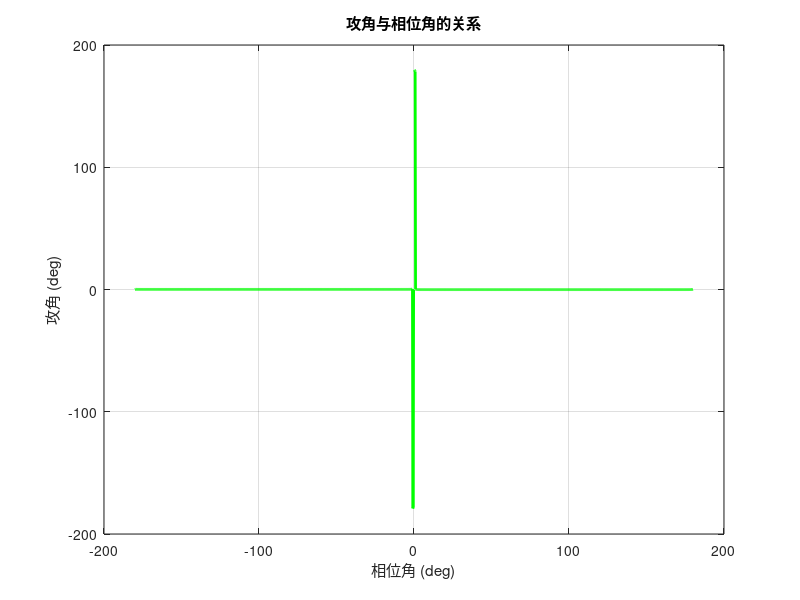
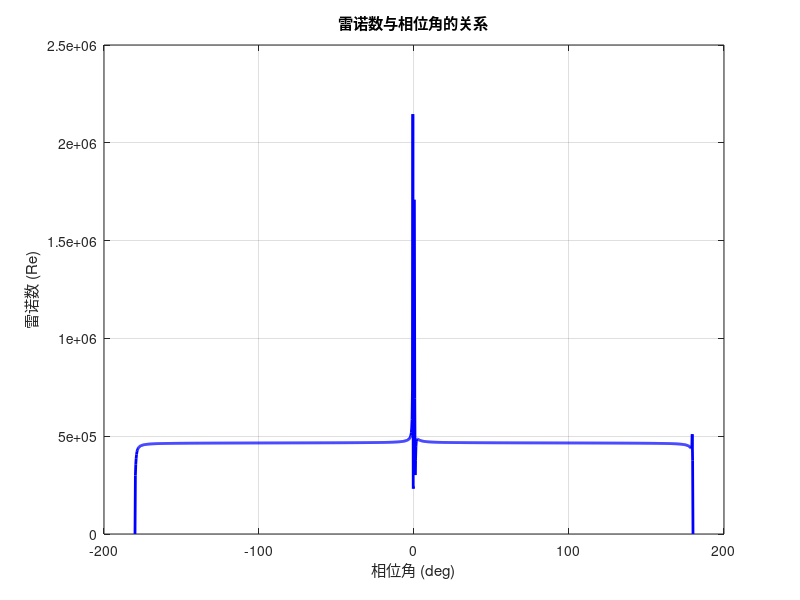
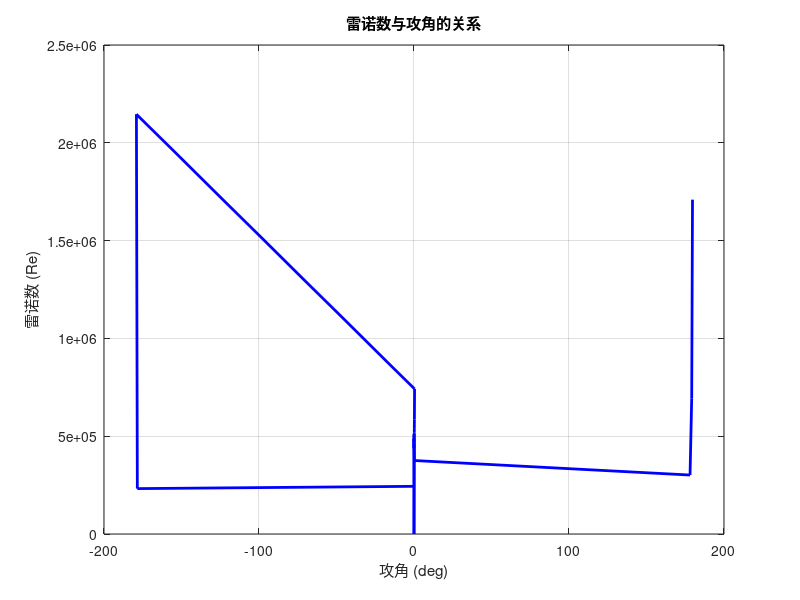

Reproduce these figures in MATLAB, in order. (Note: this script raises an error after producing the figures.)
% 定义基础参数
V_inf = 11;      % 自由来流风速 (m/s)
W = 11;          % 风轮角速度 (rad/s)
R = 2.5;         % 风轮半径 (m)
max_iter = 100;  % 最大迭代次数
tolerance = 1e-3; % 收敛容差

% 相位角定义 [-180°, 180°]，间隔0.25°
a_deg = -180:0.25:180;
a_rad = deg2rad(a_deg);
n_angles = length(a_deg);

% 初始化轴向诱导因子数组
lambda = zeros(size(a_deg));  % 存储每个角度的最终λ值
is_front_half = (a_deg < 0);  % 前半周期标志

% ----------------------------
% 步骤1: 迭代求解轴向诱导因子
% ----------------------------
for i = 1:n_angles
    % 初始猜测值
    lambda_prev = 0.5;  % 初始λ=0.5
    converged = false;
    
    % 牛顿迭代法
    for iter = 1:max_iter
        % --- 计算当前λ对应的参数 ---
        if is_front_half(i)
            % 前半周期参数
            V_induced = V_inf * (1 - lambda_prev);
            TSR = (W * R) / V_inf;  % 叶尖速比
        else
            % 后半周期需要先计算前半周期的中间速度
            % 找到对应的前半周期角度（对称位置）
            front_idx = find(a_deg == -a_deg(i));
            lambda_front = lambda(front_idx);
            u_e = V_inf * (2*lambda_front - 1);
            V_induced = u_e * (1 - lambda_prev);
            TSR = (W * R) / u_e;
        end
        
        % 计算相对速度分量
        V_r = V_induced + W*R*cos(a_rad(i));
        V_theta = W*R*sin(a_rad(i));
        W_synthetic = sqrt(V_r^2 + V_theta^2);
        
        % 计算攻角（示例静态升力系数，需替换为实际数据）
        beta = atan2(V_theta, V_r) - a_rad(i);
        alpha = rad2deg(beta);
        
        % --- 示例：简单推力系数计算（需替换为实际模型）---
        % 假设静态升力系数CL=1.5*sin(alpha)，阻力系数CD=0.1
        CL = 1.5 * sind(alpha);
        CD = 0.1;
        
        % 载荷法推力系数
        sigma = 0.1;  % 实度（示例值）
        CF_blade = sigma/pi * (W_synthetic/V_inf)^2 * (CD*cos(beta) - CL*sin(beta))/abs(sin(a_rad(i)));
        
        % 动量法推力系数（Glauert修正）
        if lambda_prev >= 43/60
            CF_momentum = 4*lambda_prev*(1 - lambda_prev);
        else
            CF_momentum = 1849/900 - 26/15*lambda_prev;
        end
        
        % --- 计算残差和导数 ---
        residual = CF_blade - CF_momentum;
        
        % 数值计算导数
        delta = 1e-6;
        lambda_perturbed = lambda_prev + delta;
        
        % 重复参数计算
        if is_front_half(i)
            V_perturbed = V_inf * (1 - lambda_perturbed);
            TSR_perturbed = (W * R) / V_inf;
        else
            u_e_perturbed = V_inf * (2*lambda_front - 1);
            V_perturbed = u_e_perturbed * (1 - lambda_perturbed);
            TSR_perturbed = (W * R) / u_e_perturbed;
        end
        
        V_r_perturbed = V_perturbed + W*R*cos(a_rad(i));
        W_perturbed = sqrt(V_r_perturbed^2 + V_theta^2);
        beta_perturbed = atan2(V_theta, V_r_perturbed) - a_rad(i);
        alpha_perturbed = rad2deg(beta_perturbed);
        CL_perturbed = 1.5 * sind(alpha_perturbed);
        CF_blade_perturbed = sigma/pi * (W_perturbed/V_inf)^2 * (CD*cos(beta_perturbed) - CL_perturbed*sin(beta_perturbed))/abs(sin(a_rad(i)));
        
        if lambda_perturbed >= 43/60
            CF_momentum_perturbed = 4*lambda_perturbed*(1 - lambda_perturbed);
        else
            CF_momentum_perturbed = 1849/900 - 26/15*lambda_perturbed;
        end
        
        residual_perturbed = CF_blade_perturbed - CF_momentum_perturbed;
        derivative = (residual_perturbed - residual)/delta;
        
        % --- 更新λ ---
        lambda_new = lambda_prev - residual/derivative;
        
        % --- 收敛检查 ---
        if abs(lambda_new - lambda_prev) < tolerance
            converged = true;
            break;
        end
        
        lambda_prev = lambda_new;
    end
    
    % 存储收敛结果
    if converged
        lambda(i) = lambda_new;
    else
        warning('角度 %.2f° 未收敛', a_deg(i));
        lambda(i) = lambda_prev;
    end
end

% ----------------------------
% 步骤2: 使用收敛后的λ计算动态风速
% ----------------------------
V_inf_adjusted = zeros(size(a_deg));

% 前半周期风速计算
front_indices = find(is_front_half);
V_inf_adjusted(front_indices) = V_inf * (1 - lambda(front_indices));

% 后半周期需要先计算中间速度
for i = find(~is_front_half)
    front_angle = -a_deg(i);
    front_idx = find(a_deg == front_angle);
    u_e = V_inf * (2*lambda(front_idx) - 1);
    V_inf_adjusted(i) = u_e * (1 - lambda(i));
end

% ----------------------------
% 步骤3: 计算最终参数
% ----------------------------
% 计算合成速度分量
V_theta = W * R * sin(a_rad);
V_r = V_inf_adjusted + W * R * cos(a_rad);
V_synthetic = sqrt(V_r.^2 + V_theta.^2);

% 计算攻角
b_rad = atan2(V_theta, V_r) - a_rad;
b_deg = mod(rad2deg(b_rad) + 180, 360) - 180;

% 计算雷诺数
rho = 1.225;    
mu = 1.809e-5;   
L = 0.25; 
Re_num = (rho * V_synthetic * L) ./ mu;

% 绘制攻角与相位角的关系图
figure;
plot(a_deg, b_deg, 'g-', 'LineWidth', 2);
xlabel('相位角 (deg)');
ylabel('攻角 (deg)');
title('攻角与相位角的关系');
grid on;

% 绘制雷诺数与相位角的关系图
figure;
plot(a_deg, Re_num, 'b-', 'LineWidth', 2);
xlabel('相位角 (deg)');
ylabel('雷诺数 (Re)');
title('雷诺数与相位角的关系');
grid on;

% 绘制雷诺数与攻角的关系图
figure;
plot(b_deg, Re_num, 'b-', 'LineWidth', 2);
xlabel('攻角 (deg)');
ylabel('雷诺数 (Re)');
title('雷诺数与攻角的关系');
grid on;

% 绘制合成速度的极坐标图
figure;
polarplot(a_rad, V_synthetic, 'r-', 'LineWidth', 2);
title('合成速度的极坐标图');

% 单独输出合成风速的最大值与最小值
V_max = max(V_synthetic);
V_min = min(V_synthetic);
disp(['合成风速最大值: ', num2str(V_max)]);
disp(['合成风速最小值: ', num2str(V_min)]);

% 单独输出雷诺数的最大值与最小值
Re_max = max(Re_num);
Re_min = min(Re_num);
disp(['雷诺数最大值: ', num2str(Re_max)]);
disp(['雷诺数最小值: ', num2str(Re_min)]);

% 创建网格用于三维绘图
[a_grid, b_grid] = meshgrid(a_deg, b_deg);

% 由于Re_num是一维数组，需要将其扩展为与网格相同大小
% 在这个例子中，由于问题的一维性，我们可以重复雷诺数的列
Re_grid = repmat(Re_num, length(b_deg), 1);

% 绘制三维图像
figure;
surf(a_grid, b_grid, Re_grid, 'EdgeColor', 'none');
xlabel('相位角 (deg)');
ylabel('攻角 (deg)');
zlabel('雷诺数 (Re)'); 
title('三维关系图：相位角、攻角与雷诺数');
colormap jet; % 添加颜色映射增强视觉效果
colorbar; % 显示颜色条
grid on;

% ----------------------------
% 结果保存
% ----------------------------
data_table = table(a_deg', lambda', V_inf_adjusted', b_deg', Re_num',...
    'VariableNames', {'Phase_Angle', 'Lambda', 'Adjusted_Vinf', 'Angle_of_Attack', 'Reynolds_Number'});
csv_filename = 'E:\jwh_gan\MATLAB\aerofoil\Phase_Angle_Angle_of_attack_Reynolds_number\VAWT_Analysis_Results.csv';
writetable(data_table, csv_filename);

disp('计算完成，结果已保存。');
